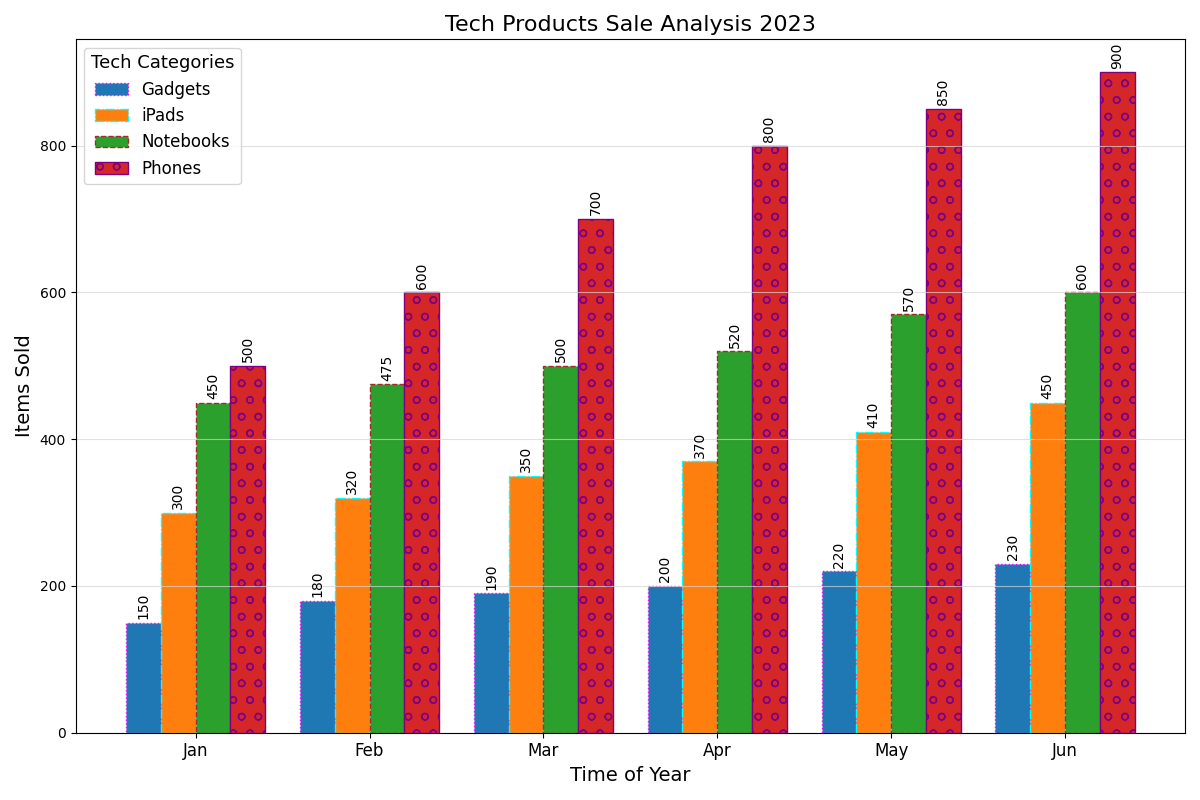

Write Python code to recreate this figure.
import matplotlib.pyplot as plt
import numpy as np

product_categories = ['Phones', 'Notebooks', 'iPads', 'Gadgets']
sales_data = np.array([
    [500, 600, 700, 800, 850, 900],
    [450, 475, 500, 520, 570, 600],
    [300, 320, 350, 370, 410, 450],
    [150, 180, 190, 200, 220, 230]
])

# Aggregate sales for sorting
total_sales = sales_data.sum(axis=1)

# Sort indices based on total sales (ascending order)
sorted_indices = np.argsort(total_sales)

# Sort categories and sales data
sorted_categories = [product_categories[i] for i in sorted_indices]
sorted_sales_data = sales_data[sorted_indices]

months = ['Jan', 'Feb', 'Mar', 'Apr', 'May', 'Jun']
fig, ax = plt.subplots(figsize=(12, 8))

bar_width = 0.2
x_positions = np.arange(len(months))

# Manually assigned styles remain the same but are applied to sorted data
marker_shapes = ['^', 'D', 's', 'o']
linestyles = [':', '-.', '--', '-']
colors = ['magenta', 'cyan', 'brown', 'purple']

for i, category in enumerate(sorted_categories):
    ax.bar(x_positions + i * bar_width, sorted_sales_data[i], bar_width, label=category,
           edgecolor=colors[i], linestyle=linestyles[i], hatch=marker_shapes[i])

ax.set_xlabel('Time of Year', fontsize=14)
ax.set_ylabel('Items Sold', fontsize=14)
ax.set_title('Tech Products Sale Analysis 2023', fontsize=16)

ax.set_xticks(x_positions + bar_width * (len(product_categories) - 1) / 2)
ax.set_xticklabels(months, fontsize=12)

for i, category_data in enumerate(sorted_sales_data):
    for j, sale in enumerate(category_data):
        ax.text(x_positions[j] + i * bar_width, sale + 5, f'{sale}', ha='center', va='bottom', fontsize=10, rotation=90)

ax.legend(title='Tech Categories', fontsize=12, title_fontsize='13')
plt.grid(True, linestyle='-', which='major', axis='y', color='lightgrey', alpha=0.7)

plt.tight_layout()
plt.show()
